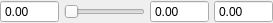
<?xml version="1.0" encoding="UTF-8"?>
<ui version="4.0">
 <class>CEditRangeFloatWidget</class>
 <widget class="QWidget" name="CEditRangeFloatWidget">
  <property name="geometry">
   <rect>
    <x>0</x>
    <y>0</y>
    <width>273</width>
    <height>20</height>
   </rect>
  </property>
  <property name="windowTitle">
   <string>Form</string>
  </property>
  <layout class="QHBoxLayout" name="horizontalLayout">
   <property name="spacing">
    <number>5</number>
   </property>
   <property name="margin">
    <number>0</number>
   </property>
   <item>
    <widget class="QDoubleSpinBox" name="startSpinBox">
     <property name="buttonSymbols">
      <enum>QAbstractSpinBox::NoButtons</enum>
     </property>
     <property name="keyboardTracking">
      <bool>false</bool>
     </property>
     <property name="decimals">
      <number>2</number>
     </property>
     <property name="minimum">
      <double>-9999.000000000000000</double>
     </property>
     <property name="maximum">
      <double>9999.000000000000000</double>
     </property>
    </widget>
   </item>
   <item>
    <widget class="QSlider" name="horizontalSlider">
     <property name="minimumSize">
      <size>
       <width>50</width>
       <height>0</height>
      </size>
     </property>
     <property name="minimum">
      <number>0</number>
     </property>
     <property name="maximum">
      <number>1000000</number>
     </property>
     <property name="orientation">
      <enum>Qt::Horizontal</enum>
     </property>
    </widget>
   </item>
   <item>
    <widget class="QDoubleSpinBox" name="endSpinBox">
     <property name="buttonSymbols">
      <enum>QAbstractSpinBox::NoButtons</enum>
     </property>
     <property name="keyboardTracking">
      <bool>false</bool>
     </property>
     <property name="decimals">
      <number>2</number>
     </property>
     <property name="minimum">
      <double>-9999.000000000000000</double>
     </property>
     <property name="maximum">
      <double>9999.000000000000000</double>
     </property>
    </widget>
   </item>
   <item>
    <widget class="QDoubleSpinBox" name="currentSpinBox">
     <property name="frame">
      <bool>true</bool>
     </property>
     <property name="readOnly">
      <bool>false</bool>
     </property>
     <property name="buttonSymbols">
      <enum>QAbstractSpinBox::NoButtons</enum>
     </property>
     <property name="keyboardTracking">
      <bool>false</bool>
     </property>
     <property name="decimals">
      <number>2</number>
     </property>
     <property name="minimum">
      <double>-9999.000000000000000</double>
     </property>
     <property name="maximum">
      <double>9999.000000000000000</double>
     </property>
     <property name="value">
      <double>0.000000000000000</double>
     </property>
    </widget>
   </item>
  </layout>
 </widget>
 <resources>
  <include location="object_viewer.qrc"/>
 </resources>
 <connections/>
</ui>
